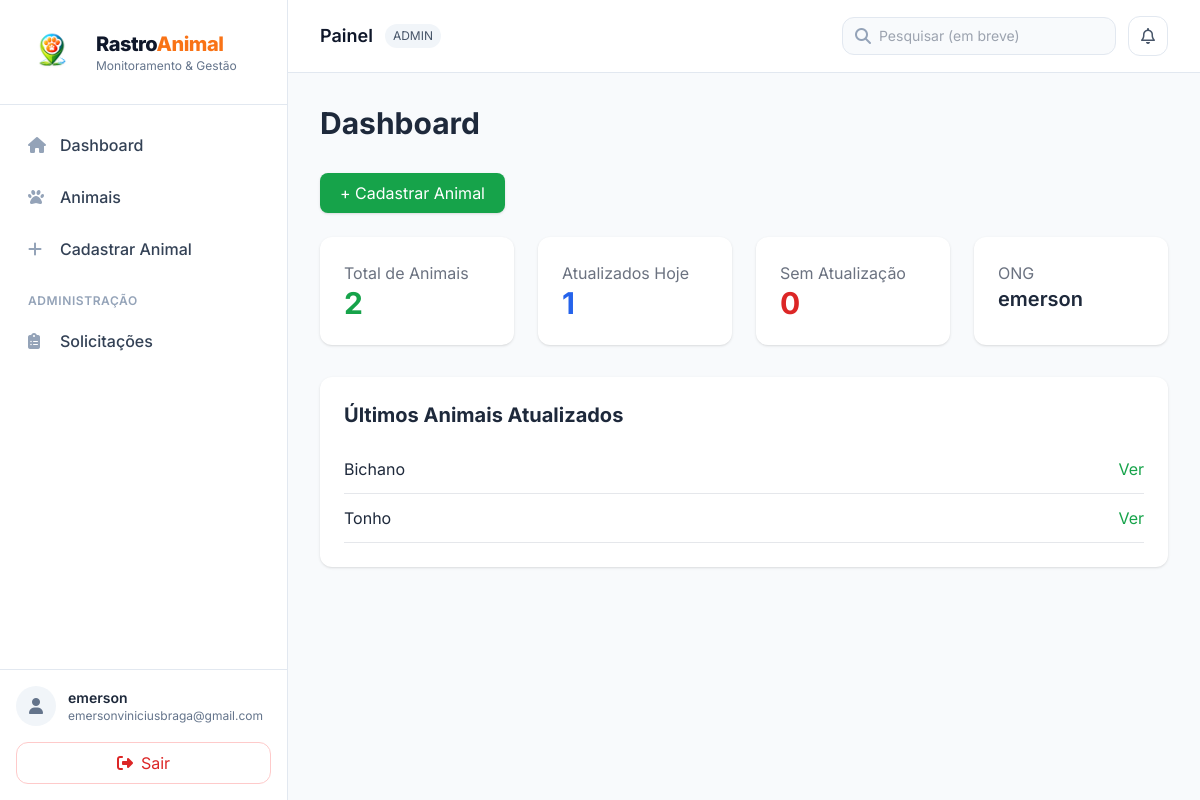
The app's page / (signed in) with its own data.
### animals/models.py (models this page shows, shortened)
class Perfil(models.Model):
    TIPOS = (
        ('ADMIN', 'Administrador'),
        ('ONG', 'ONG'),
        ('PROTETOR', 'Protetor'),
        ('COMUM', 'Usuário Comum'),
    )
    STATUS_SOLIC = (
        ("NENHUMA", "Nenhuma"),
        ("PENDENTE", "Pendente"),
        ("APROVADO", "Aprovado"),
        ("REJEITADO", "Rejeitado"),
    )
    user = models.OneToOneField(User, on_delete=models.CASCADE)
    tipo = models.CharField(max_length=20, choices=TIPOS)
    telefone = models.CharField(max_length=20, blank=True, null=True)
    solicitacao_tipo = models.CharField(
        max_length=20,
        choices=TIPOS,
        blank=True,
        null=True
    )
    solicitacao_status = models.CharField(
        max_length=20,
        choices=STATUS_SOLIC,
        default="NENHUMA"
    )
    solicitacao_data = models.DateTimeField(blank=True, null=True)

class Animal(models.Model):
    nome = models.CharField(max_length=100)
    especie = models.CharField(max_length=50)
    raca = models.CharField(max_length=50)
    responsavel = models.ForeignKey(
        User,
        on_delete=models.CASCADE,
        related_name="animais"
    )
    foto = models.ImageField(
        upload_to='animais/',
        blank=True,
        null=True
    )
    qr_code = models.ImageField(
        upload_to='qrcodes/',
        blank=True,
        null=True
    )

### animals/views.py (the view)
# urls.py: path("", views.dashboard, name="dashboard"),
@login_required
def dashboard(request):
    perfil = get_perfil(request.user)
    if perfil.tipo == "ADMIN":
        animais_qs = Animal.objects.all()
    elif perfil.tipo in ["ONG", "PROTETOR"]:
        animais_qs = Animal.objects.filter(responsavel=request.user)
    else:
        animais_qs = Animal.objects.all()
    total_animais = animais_qs.count()
    ong_nome = request.user.username
    hoje = timezone.localdate()
    atualizados_hoje = (
        Localizacao.objects
        .filter(animal__in=animais_qs, data__date=hoje)
        .values("animal_id")
        .distinct()
        .count()
    )
    limite = timezone.now() - timedelta(days=7)
    animais_com_ultima = (
        animais_qs
        .annotate(ultima_localizacao=Max("localizacoes__data"))
    )
    sem_atualizacao = (
        animais_com_ultima
        .filter(ultima_localizacao__lt=limite)  # atualizou faz mais de 7 dias
        .count()
        +
        animais_com_ultima
        .filter(ultima_localizacao__isnull=True)  # nunca atualizou
        .count()
    )
    ultimos_animais = (
        animais_qs
        .annotate(ultima_localizacao=Max("localizacoes__data"))
        .filter(ultima_localizacao__isnull=False)
        .order_by("-ultima_localizacao")[:10]
    )
    total_localizacoes = Localizacao.objects.filter(animal__in=animais_qs).count()
    return render(request, "dashboard.html", {
        "perfil": perfil,
        "animais": animais_qs,
        "total_animais": total_animais,
        "total_localizacoes": total_localizacoes,
        "atualizados_hoje": atualizados_hoje,
        "sem_atualizacao": sem_atualizacao,
        "ong_nome": ong_nome,
        "ultimos_animais": ultimos_animais,
    })

### animals/views.py (called while the page is built)
def get_perfil(user):
    perfil, _ = Perfil.objects.get_or_create(user=user, defaults={"tipo": "COMUM"})
    return perfil

### animals/templates/dashboard.html (shortened to what this page needs)
{% extends "base.html" %}
{% block content %}
<h1 class="text-3xl font-bold mb-8">Dashboard</h1>
{% if perfil.tipo == "ADMIN" or perfil.tipo == "ONG" or perfil.tipo == "PROTETOR" %}
  <div class="mb-6">
    <a href="{% url 'animal_create' %}"
       class="inline-flex items-center gap-2 bg-green-600 text-white px-5 py-2 rounded-lg shadow hover:bg-green-700 transition">
      + Cadastrar Animal
    </a>
  </div>
{% endif %}
<div class="grid grid-cols-4 gap-6 mb-8">
    <div class="bg-white p-6 rounded-xl shadow">
        <p class="text-gray-500">Total de Animais</p>
        <h2 class="text-3xl font-bold text-green-600">{{ total_animais }}</h2>
    </div>
    <div class="bg-white p-6 rounded-xl shadow">
        <p class="text-gray-500">Atualizados Hoje</p>
        <h2 class="text-3xl font-bold text-blue-600">{{ atualizados_hoje }}</h2>
    </div>
    <div class="bg-white p-6 rounded-xl shadow">
        <p class="text-gray-500">Sem Atualização</p>
        <h2 class="text-3xl font-bold text-red-600">{{ sem_atualizacao }}</h2>
    </div>
    <div class="bg-white p-6 rounded-xl shadow">
        <p class="text-gray-500">ONG</p>
        <h2 class="text-xl font-semibold">{{ ong_nome }}</h2>
    </div>
</div>
<div class="bg-white p-6 rounded-xl shadow">
    <h2 class="text-xl font-bold mb-4">Últimos Animais Atualizados</h2>
    <ul>
        {% for animal in ultimos_animais %}
            <li class="border-b py-3 flex justify-between">
                <span>{{ animal.nome }}</span>
                <a href="{% url 'animal_detail' animal.id %}" class="text-green-600">Ver</a>
            </li>
        {% endfor %}
    </ul>
</div>
{% endblock %}

### animals/templates/components/sidebar.html
{% load static %}
<aside class="w-72 bg-white border-r border-slate-200 hidden md:flex flex-col">
  <div class="px-6 py-6 border-b border-slate-200">
    <a href="{% url 'dashboard' %}" class="flex items-center gap-4">
      <img src="{% static 'img/logo.png' %}"
           alt="RastroAnimal"
           class="w-14 h-14 object-contain drop-shadow-sm">
      <div class="leading-tight">
        <div class="text-xl font-extrabold tracking-tight text-slate-900">
          Rastro<span class="text-orange-500">Animal</span>
        </div>
        <div class="text-xs text-slate-500">Monitoramento & Gestão</div>
      </div>
    </a>
  </div>
  <nav class="flex-1 px-3 py-4 space-y-1">
    <a href="{% url 'dashboard' %}"
       class="group flex items-center gap-3 px-4 py-3 rounded-xl text-slate-700 hover:bg-slate-100 hover:text-slate-900 transition">
      <i class="fa-solid fa-house text-slate-400 group-hover:text-green-600 w-5"></i>
      <span class="font-medium">Dashboard</span>
    </a>
    <a href="{% url 'animal_list' %}"
       class="group flex items-center gap-3 px-4 py-3 rounded-xl text-slate-700 hover:bg-slate-100 hover:text-slate-900 transition">
      <i class="fa-solid fa-paw text-slate-400 group-hover:text-green-600 w-5"></i>
      <span class="font-medium">Animais</span>
    </a>
    {% if perfil.tipo == "ADMIN" or perfil.tipo == "ONG" or perfil.tipo == "PROTETOR" %}
    <a href="{% url 'animal_create' %}"
       class="group flex items-center gap-3 px-4 py-3 rounded-xl text-slate-700 hover:bg-slate-100 hover:text-slate-900 transition">
      <i class="fa-solid fa-plus text-slate-400 group-hover:text-green-600 w-5"></i>
      <span class="font-medium">Cadastrar Animal</span>
    </a>
    {% endif %}
    <div class="pt-4">
      <div class="px-4 text-xs font-semibold text-slate-400 uppercase tracking-wider">
        Administração
      </div>
      {% if perfil.tipo == "ADMIN" %}
      <a href="{% url 'solicitacoes_list' %}"
         class="group mt-2 flex items-center gap-3 px-4 py-3 rounded-xl text-slate-700 hover:bg-slate-100 hover:text-slate-900 transition">
        <i class="fa-solid fa-clipboard-list text-slate-400 group-hover:text-green-600 w-5"></i>
        <span class="font-medium">Solicitações</span>
      </a>
      {% endif %}
    </div>
  </nav>
  <div class="p-4 border-t border-slate-200 bg-white">
    <div class="flex items-center gap-3">
      <div class="w-10 h-10 rounded-full bg-slate-100 flex items-center justify-center text-slate-500">
        <i class="fa-solid fa-user"></i>
      </div>
      <div class="min-w-0">
        <div class="text-sm font-semibold text-slate-800 truncate">
          {{ request.user.get_full_name|default:request.user.username }}
        </div>
        <div class="text-xs text-slate-500 truncate">{{ request.user.email }}</div>
      </div>
    </div>
    <a href="{% url 'account_logout' %}"
       class="mt-4 inline-flex w-full items-center justify-center gap-2 px-4 py-2 rounded-xl border border-red-200 text-red-600 hover:bg-red-50 transition">
      <i class="fa-solid fa-right-from-bracket"></i>
      Sair
    </a>
  </div>
</aside>

### animals/templates/components/topbar.html
<header class="bg-white border-b border-slate-200">
  <div class="px-6 lg:px-8 py-4 flex items-center justify-between">
    <div class="flex items-center gap-3">
      <div class="text-lg font-semibold text-slate-900">
        {% block page_title %}Painel{% endblock %}
      </div>
      <span class="text-xs px-2 py-1 rounded-full bg-slate-100 text-slate-600">
        {{ perfil.tipo }}
      </span>
    </div>
    <div class="flex items-center gap-3">
      <div class="hidden sm:flex items-center gap-2 px-3 py-2 rounded-xl bg-slate-50 border border-slate-200">
        <i class="fa-solid fa-magnifying-glass text-slate-400"></i>
        <input class="bg-transparent outline-none text-sm w-56"
               placeholder="Pesquisar (em breve)" />
      </div>
      <button class="w-10 h-10 rounded-xl border border-slate-200 bg-white hover:bg-slate-50 transition text-slate-600">
        <i class="fa-regular fa-bell"></i>
      </button>
    </div>
  </div>
</header>

### animals/templates/base.html (style rules this page uses)
* { font-family: Inter, system-ui, -apple-system, Segoe UI, Roboto, sans-serif; }

### records on screen
Perfil: tipo "ADMIN"
Animal: nome "Bichano"
Animal: nome "Tonho"

### other values on screen
{{ request.user.get_full_name|default:request.user.username }} "emerson"
{{ request.user.email }} "emersonviniciusbraga@gmail.com"
{{ total_animais }} "2"
{{ atualizados_hoje }} "1"
{{ sem_atualizacao }} "0"
{{ ong_nome }} "emerson"
